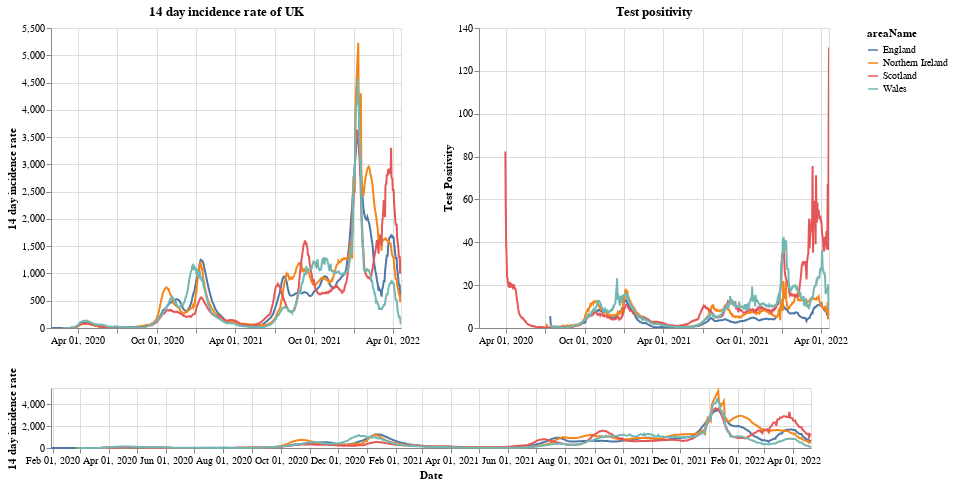

Notebook cell for this chart:
### Markdown cell above
# Plots

First a plot with each country in the UK. The top right shows the positivity rate for (which is the percentage of registered tests which were positive) while the top left is the 14 day incidence rate. The bottom chart can be used to select the timeframe (does not work on a mobile device).

### Code cell
#collapse
brush = alt.selection(type='interval', name='DateBrush',encodings=['x'],fields=['Time'])
leg_selection = alt.selection_multi(fields=['areaName'], bind='legend')

base = alt.Chart(uk_cases).mark_line().encode(
    x=alt.X("yearmonthdate(date):T", axis=alt.Axis(title='Date')),
    y=alt.Y("twoWeeklyCasesRate:Q", axis=alt.Axis(title='14 day incidence rate')),
    tooltip=['areaName', 'date','twoWeeklyCasesRate', 'testPositivity'],
    color='areaName',
    opacity=alt.condition(leg_selection, alt.value(2), alt.value(0.1))
).add_selection(leg_selection).properties(width=350)

upper = base.encode(alt.X('yearmonthdate(date):T', axis=alt.Axis(title=''),
                         scale=alt.Scale(domain=brush))
                   ).properties(title=f'14 day incidence rate of UK')
upper_right = upper.encode(alt.Y('testPositivity:Q', axis=alt.Axis(title='Test Positivity'))).properties(title='Test positivity')
lower = base.properties(height=60, width = 760).add_selection(brush)

(upper | upper_right) & lower

### Figure 1 — Vega-Lite specification as saved in the notebook (floating-point values rounded to 4 significant figures; data arrays with more than 128 entries replaced by an {"elided": "..."} marker saying what was removed)
{"config": {"view": {"continuousWidth": 400, "continuousHeight": 300}}, "vconcat": [{"hconcat": [{"mark": "line", "encoding": {"color": {"type": "nominal", "field": "areaName"}, "opacity": {"condition": {"value": 2, "selection": "selector001"}, "value": 0.1}, "tooltip": [{"type": "nominal", "field": "areaName"}, {"type": "temporal", "field": "date"}, {"type": "quantitative", "field": "twoWeeklyCasesRate"}, {"type": "quantitative", "field": "testPositivity"}], "x": {"type": "temporal", "axis": {"title": ""}, "field": "date", "scale": {"domain": {"selection": "DateBrush"}}, "timeUnit": "yearmonthdate"}, "y": {"type": "quantitative", "axis": {"title": "14 day incidence rate"}, "field": "twoWeeklyCasesRate"}}, "selection": {"selector001": {"type": "multi", "fields": ["areaName"], "bind": "legend"}}, "title": "14 day incidence rate of UK", "width": 350}, {"mark": "line", "encoding": {"color": {"type": "nominal", "field": "areaName"}, "opacity": {"condition": {"value": 2, "selection": "selector001"}, "value": 0.1}, "tooltip": [{"type": "nominal", "field": "areaName"}, {"type": "temporal", "field": "date"}, {"type": "quantitative", "field": "twoWeeklyCasesRate"}, {"type": "quantitative", "field": "testPositivity"}], "x": {"type": "temporal", "axis": {"title": ""}, "field": "date", "scale": {"domain": {"selection": "DateBrush"}}, "timeUnit": "yearmonthdate"}, "y": {"type": "quantitative", "axis": {"title": "Test Positivity"}, "field": "testPositivity"}}, "selection": {"selector001": {"type": "multi", "fields": ["areaName"], "bind": "legend"}}, "title": "Test positivity", "width": 350}]}, {"mark": "line", "encoding": {"color": {"type": "nominal", "field": "areaName"}, "opacity": {"condition": {"value": 2, "selection": "selector001"}, "value": 0.1}, "tooltip": [{"type": "nominal", "field": "areaName"}, {"type": "temporal", "field": "date"}, {"type": "quantitative", "field": "twoWeeklyCasesRate"}, {"type": "quantitative", "field": "testPositivity"}], "x": {"type": "temporal", "axis": {"title": "Date"}, "field": "date", "timeUnit": "yearmonthdate"}, "y": {"type": "quantitative", "axis": {"title": "14 day incidence rate"}, "field": "twoWeeklyCasesRate"}}, "height": 60, "selection": {"selector001": {"type": "multi", "fields": ["areaName"], "bind": "legend"}, "DateBrush": {"type": "interval", "encodings": ["x"], "fields": ["Time"]}}, "width": 760}], "data": {"name": "data-b68005d94db0f4e32bb62629edc7622e"}, "$schema": "https://vega.github.io/schema/vega-lite/v4.8.1.json", "datasets": {"data-b68005d94db0f4e32bb62629edc7622e": {"elided": "3164 records"}}}
